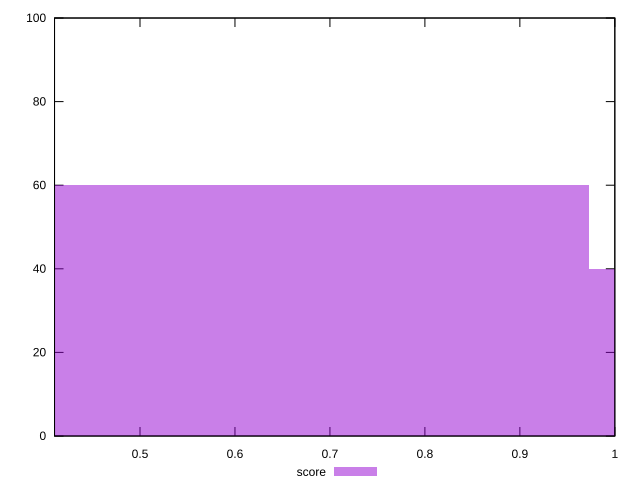

Generate this figure with gnuplot:
reset

$score <<EOF
0.6487134356654273 60
1.2974268713308545 40
EOF

set key outside below
set boxwidth 0.6487134356654273
set xrange [0.41:1]
set yrange [0:100]
set trange [0:100]
set style fill transparent solid 0.5 noborder
set terminal svg size 640, 490 enhanced background rgb 'white'
set output "report_00009_2021-02-08T22-37-41.559Z/offscreen-images/samples/pages/score/histogram.svg"

plot $score title "score" with boxes

reset
